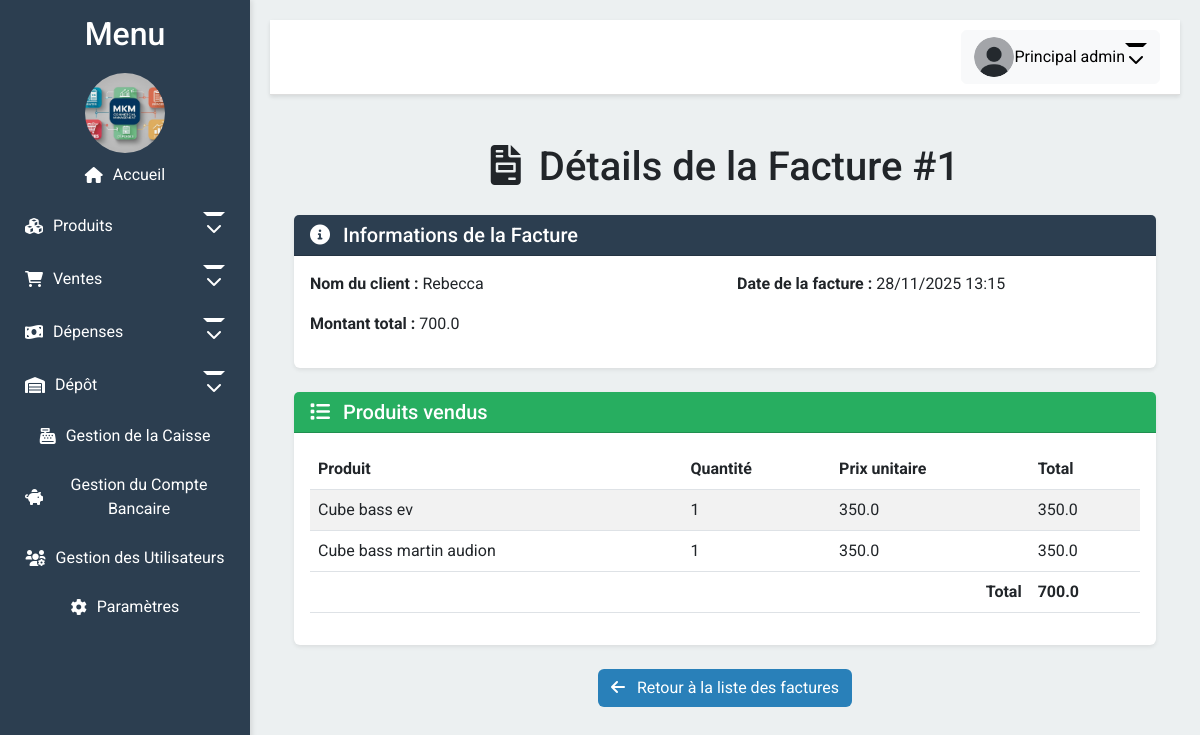
/factures/1 (signed in), run on the app's committed database.
### app/models.py (models this page shows, shortened)
class User(UserMixin, db.Model):
    __tablename__ = 'user'  # Ajoutez cette ligne explicitement
    id = db.Column(db.Integer, primary_key=True)
    email = db.Column(db.String(100), unique=True, nullable=False)
    password = db.Column(db.String(100), nullable=False)
    firstname = db.Column(db.String(100), nullable=True)
    lastname = db.Column(db.String(100), nullable=True)
    photo = db.Column(db.String(200), nullable=True)
    role = db.Column(db.String(50), default='vendeur')
    permissions = db.Column(JSON, nullable=True)
    def is_admin(self):
        return self.role == 'admin'
    def has_permission(self, permission):
        if self.is_admin():
            return True
        return self.permissions and permission in self.permissions

class Factures(db.Model):
    __tablename__ = 'factures'
    id = db.Column(db.Integer, primary_key=True)
    nom_client = db.Column(db.String(100), nullable=False)
    montant_total = db.Column(db.Float, nullable=False)
    date_facture = db.Column(db.DateTime, default=datetime.utcnow)
    paiement_credit = db.Column(db.Boolean, default=False)
    montant_cash = db.Column(db.Float, default=0)
    montant_credit = db.Column(db.Float, default=0)
    ventes = db.relationship('Ventes', backref='facture', lazy=True)

class Ventes(db.Model):
    __tablename__ = 'ventes'
    id = db.Column(db.Integer, primary_key=True)
    produit_id = db.Column(db.Integer, db.ForeignKey('produits.id'), nullable=False)
    facture_id = db.Column(db.Integer, db.ForeignKey('factures.id'), nullable=False)
    quantite = db.Column(db.Integer, nullable=False)
    montant_total = db.Column(db.Float, nullable=False)
    produit = db.relationship('Produits', backref='ventes')
    benefice = db.relationship('Benefices', backref='vente', uselist=False)

class Produits(db.Model):
    __tablename__ = 'produits'  # Ajoutez aussi pour les autres modèles pour être cohérent
    id = db.Column(db.Integer, primary_key=True)
    nom = db.Column(db.String(100), nullable=False)
    description = db.Column(db.String(200))
    prix = db.Column(db.Float, nullable=False)
    prix_achat = db.Column(db.Float, nullable=False)
    quantite = db.Column(db.Integer, nullable=False)
    quantite_depot = db.Column(db.Integer, default=0)
    en_route = db.Column(db.Integer, default=0)

### app/routes.py (the view)
@bp.route('/factures/<int:id>', methods=['GET'])
@login_required
@permission_required('gestion_ventes')
def details_facture(id):
    facture = Factures.query.get_or_404(id)
    ventes = Ventes.query.filter_by(facture_id=id).all()
    return render_template('details_facture.html', facture=facture, ventes=ventes)

### app/routes.py (called while the page is built)
def permission_required(permission):
    def decorator(f):
        @wraps(f)
        def decorated_function(*args, **kwargs):
            if not current_user.has_permission(permission):
                flash("Accès refusé. Vous n'avez pas les permissions nécessaires.", 'danger')
                return redirect(url_for('routes.index'))  # Rediriger vers la page d'accueil
            return f(*args, **kwargs)
        return decorated_function
    return decorator

@bp.context_processor
def inject_common_variables():
    common_vars = {'factures_credit_count': 0}
    try:
        if current_user.is_authenticated and hasattr(current_user, 'has_permission'):
            if current_user.has_permission('voir_historique_vente'):
                common_vars['factures_credit_count'] = Factures.query.filter_by(paiement_credit=True).count()
    except Exception as e:
        print(f"Error in context processor: {e}")
        common_vars['factures_credit_count'] = 0
    return common_vars

@bp.context_processor
def inject_common_variables():
    common_vars = {
        'factures_credit_count': 0,
        'now': datetime.now()
    }
    try:
        if current_user.is_authenticated and hasattr(current_user, 'has_permission'):
            if current_user.has_permission('voir_historique_vente'):
                common_vars['factures_credit_count'] = Factures.query.filter_by(paiement_credit=True).count()
    except Exception as e:
        print(f"Error in context processor: {e}")
        common_vars['factures_credit_count'] = 0
    return common_vars

@login_manager.user_loader
def load_user(user_id):
    return User.query.get(int(user_id))

### app/templates/details_facture.html (shortened to what this page needs)
{% extends "layout.html" %}
{% block content %}
<div class="container">
    <h1 class="mt-5 text-center"><i class="fas fa-file-invoice me-2"></i> Détails de la Facture #{{ facture.id }}</h1>
    <div class="card mt-4 shadow-sm border-0">
        <div class="card-header text-white" style="background-color: #2C3E50;">
            <h5 class="card-title mb-0"><i class="fas fa-info-circle me-2"></i> Informations de la Facture</h5>
        </div>
        <div class="card-body">
            <div class="row">
                <div class="col-md-6">
                    <p><strong>Nom du client :</strong> {{ facture.nom_client }}</p>
                    <p><strong>Montant total :</strong> {{ facture.montant_total }}</p>
                </div>
                <div class="col-md-6">
                    <p><strong>Date de la facture :</strong> {{ facture.date_facture.strftime('%d/%m/%Y %H:%M') }}</p>
                </div>
            </div>
        </div>
    </div>
    <div class="card mt-4 shadow-sm border-0">
        <div class="card-header text-white" style="background-color: #27AE60;">
            <h5 class="card-title mb-0"><i class="fas fa-list me-2"></i> Produits vendus</h5>
        </div>
        <div class="card-body">
            <table class="table table-striped table-hover">
                <thead style="background-color: #2c3e50; color: white;">
                    <tr>
                        <th>Produit</th>
                        <th>Quantité</th>
                        <th>Prix unitaire</th>
                        <th>Total</th>
                    </tr>
                </thead>
                <tbody>
                    {% for vente in ventes %}
                    <tr>
                        <td>{{ vente.produit.nom }}</td>
                        <td>{{ vente.quantite }}</td>
                        <td>{{ vente.montant_total/vente.quantite }}</td>
                        <td>{{ vente.montant_total }}</td>
                    </tr>
                    {% endfor %}
                </tbody>
                <tfoot>
                    <tr>
                        <th colspan="3" class="text-end">Total</th>
                        <th>{{ facture.montant_total }}</th>
                    </tr>
                </tfoot>
            </table>
        </div>
    </div>
    <div class="text-center mt-4">
        <a href="{{ url_for('routes.factures') }}" class="btn text-white" style="background-color: #2980B9;">
            <i class="fas fa-arrow-left me-2"></i> Retour à la liste des factures
        </a>
    </div>
</div>
{% endblock %}

### app/templates/layout.html (shortened to what this page needs)
<!DOCTYPE html>
<html lang="fr">
<head>
    <link href="{{ url_for('static', filename='css/bootstrap.min.css') }}" rel="stylesheet">
    <link href="{{ url_for('static', filename='css/all.min.css') }}" rel="stylesheet">
    <link href="{{ url_for('static', filename='css/style.css') }}" rel="stylesheet">
</head>
<body>
    <div class="sidebar" id="sidebar">
        <h2 style="text-align: center;">Menu</h2>
        <div class="logo-container" style="text-align: center; margin-top: 20px;">
            <img src="{{ url_for('static', filename='uploads/logo.png') }}" alt="Logo" style="width: 80px; height: 80px; border-radius: 50%; object-fit: cover;">
        </div>
        <a href="/" class="nav-link {% if request.endpoint == 'routes.index' %}active{% endif %}">
            <i class="fas fa-home"></i> <span>Accueil</span>
        </a>
        {% if current_user.is_authenticated %}
            {% if current_user.has_permission('gestion_produits') or current_user.has_permission('voir_stock_boutique') or current_user.has_permission('voir_stock_globale') %}
                <a href="#produits" class="nav-link dropdown-toggle" id="dropdown-produits">
                    <i class="fas fa-cubes"></i> <span>Produits</span>
                </a>
            {% endif %}
            {% if current_user.has_permission('gestion_ventes') or current_user.has_permission('voir_historique_vente') or current_user.has_permission('gestion_benefices') %}
                <a href="#ventes" class="nav-link dropdown-toggle" id="dropdown-ventes">
                    <i class="fas fa-shopping-cart"></i> <span>Ventes</span>
                </a>
            {% endif %}
            {% if current_user.has_permission('gestion_depenses_ordinaires') or current_user.has_permission('gestion_depenses_recurrentes') %}
                <a href="#depenses" class="nav-link dropdown-toggle" id="dropdown-depenses">
                    <i class="fas fa-money-bill-wave"></i> <span>Dépenses</span>
                </a>
            {% endif %}
            {% if current_user.has_permission('gestion_depot') or current_user.has_permission('voir_stock_depot') %}
                <a href="#depot" class="nav-link dropdown-toggle" id="dropdown-depot">
                    <i class="fas fa-warehouse"></i> <span>Dépôt</span>
                </a>
            {% endif %}
            {% if current_user.has_permission('gestion_caise') %}
                <a href="/gestion_caisse" class="nav-link {% if request.endpoint == 'routes.gestion_caisse' %}active{% endif %}">
                    <i class="fas fa-cash-register"></i> <span>Gestion de la Caisse</span>
                </a>
            {% endif %}
            {% if current_user.has_permission('gestion_banque') %}
                <a href="/gestion_compte_bancaire" class="nav-link {% if request.endpoint == 'routes.gestion_compte_bancaire' %}active{% endif %}">
                    <i class="fas fa-piggy-bank"></i> <span>Gestion du Compte Bancaire</span>
                </a>
            {% endif %}
            {% if current_user.has_permission('gestion_utilisateurs') %}
                <a href="/gestion_utilisateurs" class="nav-link {% if request.endpoint == 'routes.gestion_utilisateurs' %}active{% endif %}">
                    <i class="fas fa-users-cog"></i> <span>Gestion des Utilisateurs</span>
                </a>
            {% endif %}
            <a href="/parametres" class="nav-link {% if request.endpoint == 'routes.parametres' %}active{% endif %}">
                <i class="fas fa-cog"></i> <span>Paramètres</span>
            </a>
        {% endif %}
    </div>
    <div class="content">
        <div class="header">
            <div class="dropdown">
                {% if current_user.is_authenticated %}
                    <button class="btn btn-light dropdown-toggle" id="profileDropdown" data-bs-toggle="dropdown">
                        <img src="{{ url_for('static', filename=current_user.photo if current_user.photo else 'images/default.png') }}"
                             alt="Profile Picture" width="40" height="40" class="rounded-circle">
                        {{ current_user.firstname }} {{ current_user.lastname }}
                    </button>
                {% else %}
                    <a href="/login" class="btn btn-light">
                        <i class="fas fa-sign-in-alt"></i> Connexion
                    </a>
                {% endif %}
            </div>
        </div>
        <div class="container mt-5">
            {% block content %}{% endblock %}
        </div>
    </div>
</body>
</html>

### app/static/css/style.css (style rules this page uses)
body { display: flex; min-height: 100vh; flex-direction: column; margin: 0; background-color: #f8f9fa; font-family: 'Roboto', sans-serif; }
.sidebar { width: 250px; background-color: #2c3e50; color: white; padding: 15px; position: fixed; height: 100%; overflow-y: auto; transition: transform 0.3s ease-in-out; box-shadow: 2px 0 5px rgba(0, 0, 0, 0.1); z-index: 1000; text-align: center; }
.sidebar .nav-link { display: flex; align-items: center; justify-content: center; padding: 10px; color: white; text-decoration: none; transition: background-color 0.3s, padding-left 0.3s; border-radius: 5px; margin-bottom: 5px; }
.sidebar .nav-link i { margin-right: 10px; }
.content { margin-left: 250px; padding: 20px; flex-grow: 1; background-color: #ecf0f1; width: calc(100% - 250px); transition: margin-left 0.3s; }
.header { display: flex; justify-content: space-between; align-items: center; background-color: #ffffff; padding: 10px 20px; border-bottom: 1px solid #ddd; box-shadow: 0 2px 4px rgba(0, 0, 0, 0.1); }
.dropdown-toggle { cursor: pointer; display: flex; align-items: center; justify-content: center; }
.dropdown-toggle::after { content: '\f078'; font-family: "Font Awesome 5 Free"; font-weight: 900; margin-left: auto; transition: transform 0.3s ease; }
.container { max-width: 1200px; margin: 0 auto; }

### data on the page
User: firstname "Principal", lastname "admin"
Factures: id "1", nom_client "Rebecca", montant_total "700.0", date_facture "28/11/2025 13:15"
Ventes: produit.nom "Cube bass ev", quantite "1", vente.montant_total/vente.quantite "350.0", montant_total "350.0"
Ventes: produit.nom "Cube bass martin audion", quantite "1", vente.montant_total/vente.quantite "350.0", montant_total "350.0"
